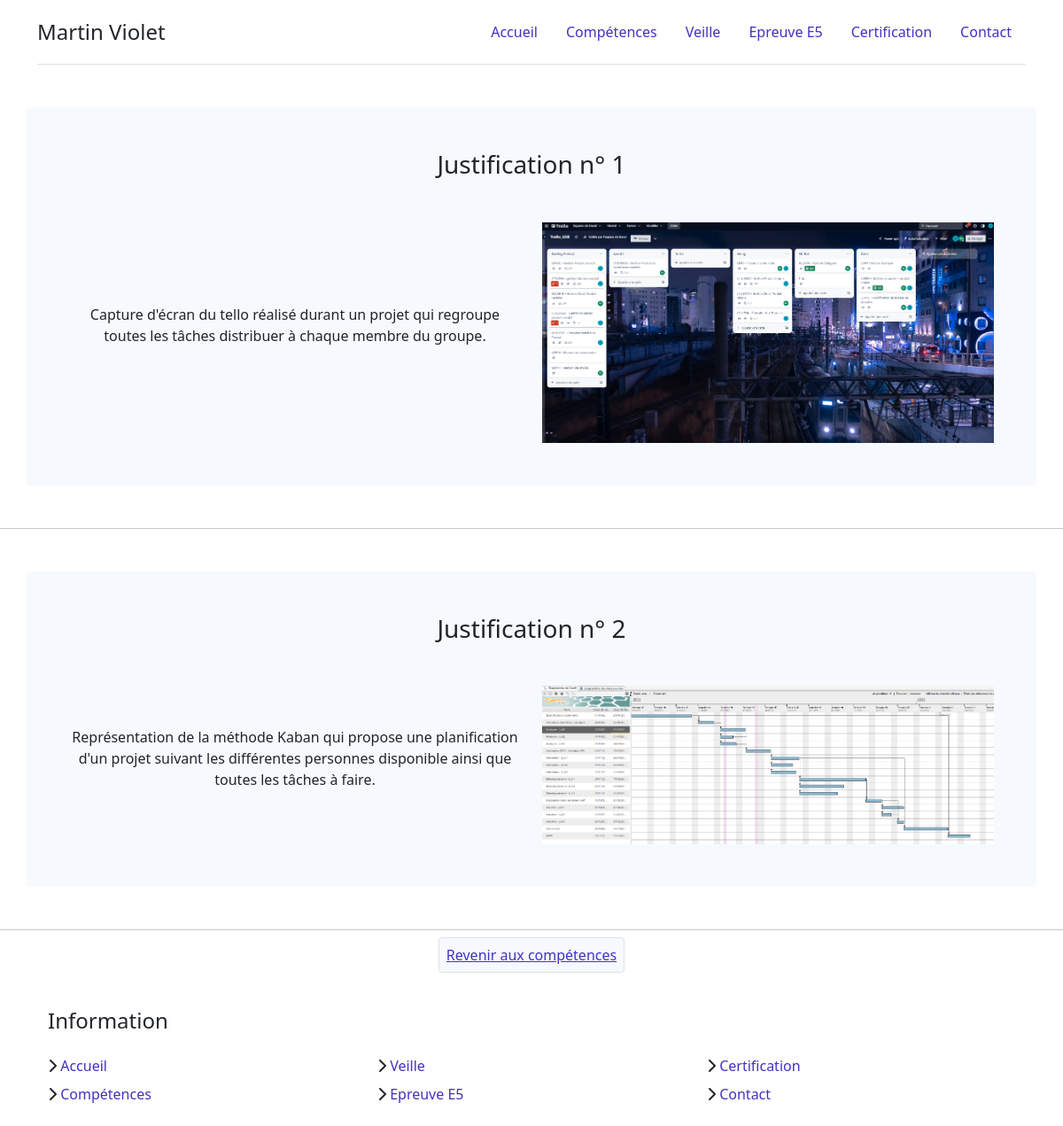
The app's page /index.php?action=competence&c=4 with its own data.
### tables this page shows
CREATE TABLE IF NOT EXISTS `justification` (
  `id_justification` int(11) NOT NULL,
  `id_competence` int(11) NOT NULL,
  `text` varchar(255) NOT NULL,
  `image` varchar(255) NOT NULL,
  PRIMARY KEY (`id_justification`,`id_competence`),
  KEY `id_competence` (`id_competence`)
);

### modele/competence.modele.inc.php (called while the page is built, shortened)
<?php
function getOneCompetence($id)
{
    try {
        $getInfo = connexionPDO();
        $req = $getInfo->prepare('SELECT id_justification, id_competence, text, image  FROM justification WHERE `id_competence`=:id');
        $req->bindParam(':id', $id, PDO::PARAM_STR);
        $req->execute();
        $res = $req->fetchAll();
        return $res;
    } catch (PDOException $e) {
        print "Erreur !: " . $e->getMessage();
        die();
    }
}
?>

### vues/v_uneCompetence.php (the view, shortened to what this page needs)
<?php
foreach($uneCompetence as $uneJustification){
    ?>
    <section>
        <div class="container rounded bg-light p-5 my-5">
            <p class="text-center h3">Justification n° <?php echo $uneJustification["id_justification"]; ?></p>
            <div class="row mt-5 text-center">
                <p class="col align-self-center"><?php echo $uneJustification["text"]; ?></p>
                <img class="img-fluid col w-25 h-25" src="assets/images/preuves/<?php echo $uneJustification['image']; ?>" alt="une preuve">
            </div>
        </div>
    </section>
    <hr/>
    <?php
}
?>
<div class="text-center">
    <a class="border rounded bg-light p-2" href="index.php?action=competence">Revenir aux compétences</a>
</div>

### records on screen
justification: id_justification "1", text "Capture d'écran du tello réalisé durant un projet qui regroupe toutes les tâches distribuer à chaque membre du groupe.", image (picture)
justification: id_justification "2", text "Représentation de la méthode Kaban qui propose une planification d'un projet suivant les différentes personnes disponible ainsi que toutes les tâches à faire.", image (picture)
